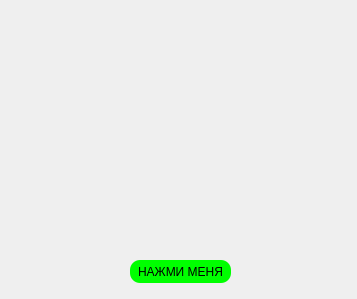
<?xml version="1.0" encoding="UTF-8"?>
<ui version="4.0">
 <class>Form</class>
 <widget class="QWidget" name="Form">
  <property name="geometry">
   <rect>
    <x>0</x>
    <y>0</y>
    <width>357</width>
    <height>299</height>
   </rect>
  </property>
  <property name="minimumSize">
   <size>
    <width>357</width>
    <height>299</height>
   </size>
  </property>
  <property name="maximumSize">
   <size>
    <width>357</width>
    <height>299</height>
   </size>
  </property>
  <property name="windowTitle">
   <string>Random circle</string>
  </property>
  <widget class="QPushButton" name="btn">
   <property name="geometry">
    <rect>
     <x>130</x>
     <y>260</y>
     <width>101</width>
     <height>23</height>
    </rect>
   </property>
   <property name="styleSheet">
    <string notr="true">QPushButton { border: none; }

#btn {
	 background-color: rgb(0, 255, 0);
    border-radius: 10px;        
}
#btn:pressed {
    background-color: rgb(255, 0, 0);
}</string>
   </property>
   <property name="text">
    <string>НАЖМИ МЕНЯ</string>
   </property>
  </widget>
  <widget class="QLabel" name="label">
   <property name="geometry">
    <rect>
     <x>16</x>
     <y>22</y>
     <width>321</width>
     <height>221</height>
    </rect>
   </property>
   <property name="text">
    <string/>
   </property>
  </widget>
 </widget>
 <resources/>
 <connections/>
</ui>
